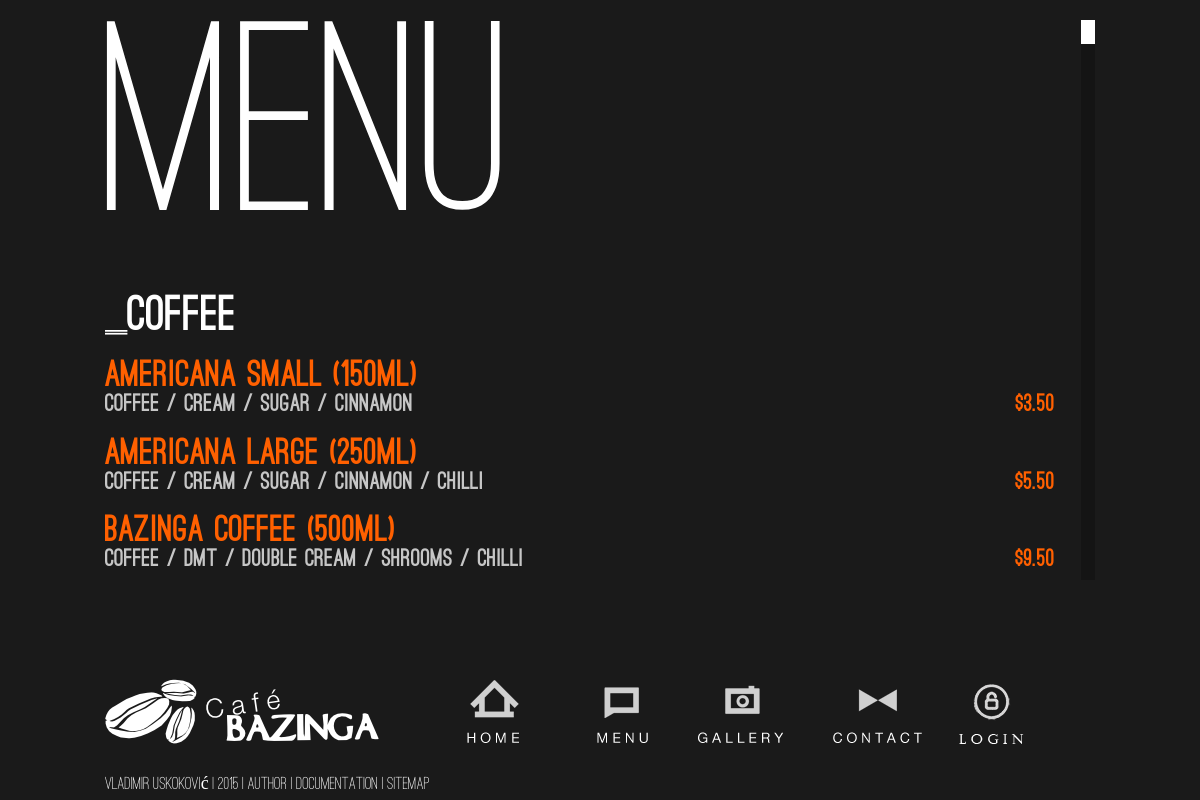
Screenshot of /meni.php with the database file from the repository.
### tables this page shows
CREATE TABLE IF NOT EXISTS `katalog` (
`id_katalog` int(5) NOT NULL,
  `naziv` varchar(50) NOT NULL,
  `sastav` varchar(50) NOT NULL,
  `cena` double(20,2) NOT NULL,
  `cokolada` varchar(10) NOT NULL
);

CREATE TABLE IF NOT EXISTS `din_meni` (
`id_meni` int(5) NOT NULL,
  `naziv` varchar(20) NOT NULL,
  `link` varchar(50) NOT NULL,
  `klasa` varchar(20) NOT NULL
);

### meni.php (the view, shortened to what this page needs)
<!doctype html>
<html>
	<head>
		<link rel="stylesheet" href="css/supersized.css" media="screen" />
		<link rel="stylesheet" href="css/jquery.jscrollpane.css" media="screen" />
		<link rel="stylesheet" href="css/stil.css" type="text/css">
	</head>
	<body>
		<div id="container">
			 <div id="main" role="main">
				<div id="bazingaContent">
					<div id="bazingaContentInner">
						<div class="bazingaThinColumnWider">
							<h1>Menu</h1>
							<br/>
						</div>
						<br />
							<section class="menuSection">
							<h2>_COFFEE</h2>
							<?php
								include("function/konekcija.inc");
								$upitmeni = "SELECT * FROM katalog WHERE cokolada = 'no'";
								$obrada = mysql_query($upitmeni,$konekcija);
								if(!$obrada){
									echo "Trenutno nema podataka u bazi";
								}
								else{
									while($ro=mysql_fetch_array($obrada))
									{
									echo "<article class='menuItem'>";
									echo "<h3>".$ro['naziv']."</h3>";
									echo "<div class='menuItemDesc'>".$ro['sastav']."</div>";
									echo "<div class='menuItemPrice'>$".$ro['cena']."</div>";
									echo "</article>";
									}
								}
							?>
							</section>
					</div>
				</div>
			 </div>
		</div>
		 <nav id="bazingaMenuContainer">
			<?php
				include("menu.php");
			?>
			<?php
				include("footer.php");
			?>
		 </nav>
	</body>
</html>

### menu.php (shortened to what this page needs)
<div class="bazingaMake990">
    		<div id="bazingaLogoContainer">
	    	<div id="bazingaLogo"><a href="index.php" title="Coffeesite"></a></div>
	    	</div>
	    	<?php
				include("function/konekcija.inc");
				$dinMeniupit = "SELECT * FROM din_meni";
				$rezmeni = mysql_query($dinMeniupit,$konekcija) or die("Greska prilikom iscitavanja galerija!");
				echo "<ul id='bazingaMenu'>";
				while($rm=mysql_fetch_array($rezmeni))
				{
					echo "<li class=".$rm['klasa']."><a href=".$rm['link']." title=".$rm['naziv']."></a></li>";
				}
				echo "</ul>";
			?>

### footer.php
<footer>
				 Vladimir Uskoković | 2015 |
				<a href="author.php" title="Author">Author</a>  |
				<a href="Dokumentacija.pdf" title="Documentation">Documentation</a> |
				<a href="sitemap.xml" title="SiteMap">SiteMap</a>
			</footer>

### css/supersized.css (style rules this page uses)
* { margin:0; padding:0; }
body { background:#1a1a1a; }

### css/stil.css (style rules this page uses)
* { margin:0px; padding:0px; }
*::after { box-sizing: border-box; }
html { font-size: 100%; overflow-y: scroll; -webkit-text-size-adjust: 100%; -ms-text-size-adjust: 100%; }
body { margin: 0; font-size: 13px; line-height: 1.231; }
body, html { height:100%; width:100%; color:white; font-family:OstrichSansMedium; min-width:990px; }
#container { min-height: 100%; height:100%; }
#main { width:990px; margin:0 auto; overflow:hidden; padding-bottom: 135px; height:70%; }
#bazingaContent { margin-top:20px; height:100%; max-height:100%; overflow:auto; font-size:24px; }
#bazingaContentInner { width:950px; overflow:hidden; }
#bazingaMenuContainer { height:94px; position: relative; margin-top: -135px; clear:both; }
#bazingaLogoContainer { width:274px; height:74px; margin-top:10px; float:left; background:none; }
#bazingaLogo { width:274px; height:74px; background:url(../img/bazingaLogoTransparentAnimation.png); background-repeat:no-repeat; background-position:0px 0px; -moz-transition:0.2s ease-in; -webkit-transition:0.2s ease-in; -o-transition:0.2s ease-in; -ms-transition:0.2s ease-in; transition:0.2s ease-in; }
ul#bazingaMenu { list-style-type:none; padding:15px 0px 0px 60px; margin:0px; float:right; height:63px; }
ul#bazingaMenu li { background:url(../img/enu.png); background-repeat:no-repeat; height:63px; float:left; margin-right:50px; -moz-transition:0s ease; -webkit-transition:0s ease; -o-transition:0s ease; -ms-transition:0s ease; transition:0s ease; cursor:pointer; }
ul#bazingaMenu li.first { background-position:0px 0px; width:107px; }
ul#bazingaMenu li.second { background-position:-158px 0px; width:51px; }
ul#bazingaMenu li.third { background-position:-261px 0px; width:85px; }
ul#bazingaMenu li.fourth { background-position:-382px 0px; width:95px; margin-right:0px; }
ul#bazingaMenu li.fifth { background-position:-500px 2px; width:107px; margin-left: 10px; margin-top: 2px; }
.bazingaMake990 { margin:0 auto; width:990px; }
footer { padding-top:25px; text-align:left; font-size:18px; letter-spacing:0px; }
footer a { color:white; text-decoration:none; }
section.menuSection { margin-bottom:60px; }
section.menuSection h2 { margin: 0px 0px 15px; padding: 0px; font-weight: normal; font-family: OstrichSansBlack; font-size:48px; }
article.menuItem { margin-bottom:20px; }
article.menuItem h3 { margin-bottom:0px; line-height:28px; color: #FF6000; font-size: 36px; font-weight: normal; font-family: OstrichSansBlack; }
article.menuItem .menuItemDesc { float:left; color:#c6c6c6; font-family:OstrichSansBlack; }
article.menuItem .menuItemPrice { float:right; color:#ff6000; font-family:OstrichSansBlack; }
h1 { font-size: 280px; line-height: 180px; margin-top:30px; font-weight:normal; }
body:before { content:""; height:100%; float:left; width:0; margin-top:-32767px; }
a { text-decoration:none; color:white; }

### rows the page displays
katalog: naziv "Americana small (150ml)", sastav "coffee / cream / sugar / cinnamon", cena "3.50"
katalog: naziv "Americana large (250ml)", sastav "coffee / cream / sugar / cinnamon / chilli", cena "5.50"
katalog: naziv "Bazinga Coffee (500ml)", sastav "coffee / dmt / double cream / shrooms / chilli", cena "9.50"
